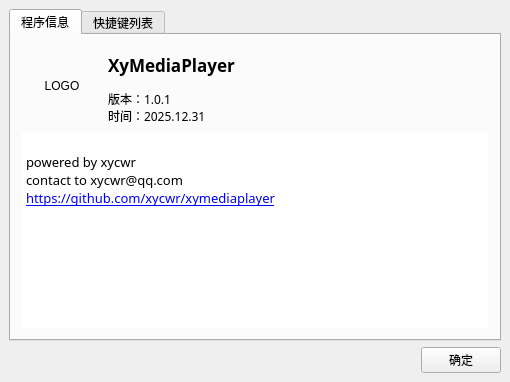
<?xml version="1.0" encoding="UTF-8"?>
<ui version="4.0">
 <class>About</class>
 <widget class="QWidget" name="About">
  <property name="geometry">
   <rect>
    <x>0</x>
    <y>0</y>
    <width>510</width>
    <height>382</height>
   </rect>
  </property>
  <property name="font">
   <font>
    <pointsize>9</pointsize>
   </font>
  </property>
  <property name="windowTitle">
   <string>PlayerDemo 关于</string>
  </property>
  <property name="windowIcon">
   <iconset>
    <normaloff>://res/Player.ico</normaloff>://res/Player.ico</iconset>
  </property>
  <layout class="QGridLayout" name="gridLayout">
   <property name="leftMargin">
    <number>9</number>
   </property>
   <property name="topMargin">
    <number>9</number>
   </property>
   <property name="rightMargin">
    <number>9</number>
   </property>
   <property name="bottomMargin">
    <number>9</number>
   </property>
   <property name="spacing">
    <number>6</number>
   </property>
   <item row="0" column="0" colspan="2">
    <widget class="QTabWidget" name="tabWidget">
     <property name="currentIndex">
      <number>0</number>
     </property>
     <widget class="QWidget" name="tab">
      <attribute name="title">
       <string>程序信息</string>
      </attribute>
      <layout class="QGridLayout" name="gridLayout_4">
       <item row="0" column="0">
        <layout class="QVBoxLayout" name="verticalLayout">
         <item>
          <layout class="QHBoxLayout" name="horizontalLayout">
           <item>
            <widget class="QLabel" name="LogoLabel">
             <property name="minimumSize">
              <size>
               <width>80</width>
               <height>80</height>
              </size>
             </property>
             <property name="maximumSize">
              <size>
               <width>80</width>
               <height>80</height>
              </size>
             </property>
             <property name="text">
              <string>LOGO</string>
             </property>
             <property name="alignment">
              <set>Qt::AlignCenter</set>
             </property>
            </widget>
           </item>
           <item>
            <layout class="QGridLayout" name="gridLayout_2">
             <item row="0" column="0">
              <widget class="QLabel" name="label_2">
               <property name="font">
                <font>
                 <family>微软雅黑</family>
                 <pointsize>13</pointsize>
                 <weight>75</weight>
                 <bold>true</bold>
                </font>
               </property>
               <property name="text">
                <string>XyMediaPlayer</string>
               </property>
              </widget>
             </item>
             <item row="1" column="0">
              <widget class="QLabel" name="VersionLabel">
               <property name="font">
                <font>
                 <family>微软雅黑</family>
                </font>
               </property>
               <property name="text">
                <string>版本：1.0.1
时间：2025.12.31</string>
               </property>
              </widget>
             </item>
            </layout>
           </item>
          </layout>
         </item>
         <item>
          <widget class="QTextBrowser" name="textBrowser_2">
           <property name="font">
            <font>
             <family>微软雅黑</family>
            </font>
           </property>
           <property name="frameShape">
            <enum>QFrame::NoFrame</enum>
           </property>
           <property name="html">
            <string>&lt;!DOCTYPE HTML PUBLIC &quot;-//W3C//DTD HTML 4.0//EN&quot; &quot;http://www.w3.org/TR/REC-html40/strict.dtd&quot;&gt;
&lt;html&gt;&lt;head&gt;&lt;meta name=&quot;qrichtext&quot; content=&quot;1&quot; /&gt;&lt;style type=&quot;text/css&quot;&gt;
p, li { white-space: pre-wrap; }
&lt;/style&gt;&lt;/head&gt;&lt;body style=&quot; font-family:'微软雅黑'; font-size:9pt; font-weight:400; font-style:normal;&quot;&gt;
&lt;p style=&quot;-qt-paragraph-type:empty; margin-top:0px; margin-bottom:0px; margin-left:0px; margin-right:0px; -qt-block-indent:0; text-indent:0px; font-family:'SimSun';&quot;&gt;&lt;br /&gt;&lt;/p&gt;
&lt;p style=&quot; margin-top:0px; margin-bottom:0px; margin-left:0px; margin-right:0px; -qt-block-indent:0; text-indent:0px;&quot;&gt;&lt;span style=&quot; font-family:'SimSun'; font-size:10pt;&quot;&gt;powered by xycwr&lt;/span&gt;&lt;/p&gt;
&lt;p style=&quot; margin-top:0px; margin-bottom:0px; margin-left:0px; margin-right:0px; -qt-block-indent:0; text-indent:0px;&quot;&gt;&lt;span style=&quot; font-family:'SimSun'; font-size:10pt;&quot;&gt;contact to xycwr@qq.com&lt;/span&gt;&lt;/p&gt;
&lt;p style=&quot; margin-top:0px; margin-bottom:0px; margin-left:0px; margin-right:0px; -qt-block-indent:0; text-indent:0px;&quot;&gt;&lt;a href=&quot;https://github.com/itisyang/playerdemo&quot;&gt;&lt;span style=&quot; font-family:'SimSun'; font-size:10pt; text-decoration: underline; color:#0000ff;&quot;&gt;https://github.com/xycwr/xymediaplayer&lt;/span&gt;&lt;/a&gt;&lt;/p&gt;&lt;/body&gt;&lt;/html&gt;</string>
           </property>
           <property name="openExternalLinks">
            <bool>true</bool>
           </property>
          </widget>
         </item>
        </layout>
       </item>
      </layout>
     </widget>
     <widget class="QWidget" name="tab_2">
      <attribute name="title">
       <string>快捷键列表</string>
      </attribute>
      <layout class="QGridLayout" name="gridLayout_3">
       <item row="0" column="0">
        <widget class="QTextBrowser" name="textBrowser">
         <property name="frameShape">
          <enum>QFrame::NoFrame</enum>
         </property>
         <property name="html">
          <string>&lt;!DOCTYPE HTML PUBLIC &quot;-//W3C//DTD HTML 4.0//EN&quot; &quot;http://www.w3.org/TR/REC-html40/strict.dtd&quot;&gt;
&lt;html&gt;&lt;head&gt;&lt;meta name=&quot;qrichtext&quot; content=&quot;1&quot; /&gt;&lt;style type=&quot;text/css&quot;&gt;
p, li { white-space: pre-wrap; }
&lt;/style&gt;&lt;/head&gt;&lt;body style=&quot; font-family:'SimSun'; font-size:9pt; font-weight:400; font-style:normal;&quot;&gt;
&lt;p style=&quot; margin-top:0px; margin-bottom:0px; margin-left:0px; margin-right:0px; -qt-block-indent:0; text-indent:0px;&quot;&gt;&lt;span style=&quot; font-size:10pt;&quot;&gt;快捷键	指令&lt;/span&gt;&lt;/p&gt;
&lt;p style=&quot; margin-top:0px; margin-bottom:0px; margin-left:0px; margin-right:0px; -qt-block-indent:0; text-indent:0px;&quot;&gt;&lt;span style=&quot; font-size:10pt;&quot;&gt;----------------------------------&lt;/span&gt;&lt;/p&gt;
&lt;p style=&quot; margin-top:0px; margin-bottom:0px; margin-left:0px; margin-right:0px; -qt-block-indent:0; text-indent:0px;&quot;&gt;&lt;span style=&quot; font-size:10pt;&quot;&gt;Enter	屏幕-&amp;gt;全屏&lt;/span&gt;&lt;/p&gt;
&lt;p style=&quot; margin-top:0px; margin-bottom:0px; margin-left:0px; margin-right:0px; -qt-block-indent:0; text-indent:0px;&quot;&gt;&lt;span style=&quot; font-size:10pt;&quot;&gt;↑	声音-&amp;gt;音量 +&lt;/span&gt;&lt;/p&gt;
&lt;p style=&quot; margin-top:0px; margin-bottom:0px; margin-left:0px; margin-right:0px; -qt-block-indent:0; text-indent:0px;&quot;&gt;&lt;span style=&quot; font-size:10pt;&quot;&gt;↓	声音-&amp;gt;音量 -&lt;/span&gt;&lt;/p&gt;
&lt;p style=&quot; margin-top:0px; margin-bottom:0px; margin-left:0px; margin-right:0px; -qt-block-indent:0; text-indent:0px;&quot;&gt;&lt;span style=&quot; font-size:10pt;&quot;&gt;→	播放-&amp;gt;定位-&amp;gt;步进5 秒&lt;/span&gt;&lt;/p&gt;
&lt;p style=&quot; margin-top:0px; margin-bottom:0px; margin-left:0px; margin-right:0px; -qt-block-indent:0; text-indent:0px;&quot;&gt;&lt;span style=&quot; font-size:10pt;&quot;&gt;←	播放-&amp;gt;定位-&amp;gt;步退5 秒&lt;/span&gt;&lt;/p&gt;&lt;/body&gt;&lt;/html&gt;</string>
         </property>
        </widget>
       </item>
      </layout>
     </widget>
    </widget>
   </item>
   <item row="1" column="1" alignment="Qt::AlignRight">
    <widget class="QPushButton" name="ClosePushButton">
     <property name="layoutDirection">
      <enum>Qt::LeftToRight</enum>
     </property>
     <property name="text">
      <string>确定</string>
     </property>
     <property name="autoDefault">
      <bool>false</bool>
     </property>
    </widget>
   </item>
  </layout>
 </widget>
 <layoutdefault spacing="6" margin="11"/>
 <resources/>
 <connections/>
</ui>
